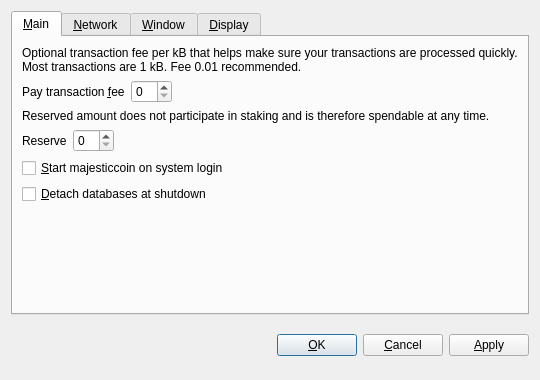
<?xml version="1.0" encoding="UTF-8"?>
<ui version="4.0">
 <class>OptionsDialog</class>
 <widget class="QDialog" name="OptionsDialog">
  <property name="geometry">
   <rect>
    <x>0</x>
    <y>0</y>
    <width>540</width>
    <height>380</height>
   </rect>
  </property>
  <property name="windowTitle">
   <string>Options</string>
  </property>
  <property name="modal">
   <bool>true</bool>
  </property>
  <layout class="QVBoxLayout" name="verticalLayout">
   <item>
    <widget class="QTabWidget" name="tabWidget">
     <property name="tabPosition">
      <enum>QTabWidget::North</enum>
     </property>
     <property name="currentIndex">
      <number>0</number>
     </property>
     <widget class="QWidget" name="tabMain">
      <attribute name="title">
       <string>&amp;Main</string>
      </attribute>
      <layout class="QVBoxLayout" name="verticalLayout_Main">
       <item>
        <widget class="QLabel" name="transactionFeeInfoLabel">
         <property name="text">
          <string>Optional transaction fee per kB that helps make sure your transactions are processed quickly. Most transactions are 1 kB. Fee 0.01 recommended.</string>
         </property>
         <property name="textFormat">
          <enum>Qt::PlainText</enum>
         </property>
         <property name="wordWrap">
          <bool>true</bool>
         </property>
        </widget>
       </item>
       <item>
        <layout class="QHBoxLayout" name="horizontalLayoutFee">
         <item>
          <widget class="QLabel" name="transactionFeeLabel">
           <property name="text">
            <string>Pay transaction &amp;fee</string>
           </property>
           <property name="textFormat">
            <enum>Qt::PlainText</enum>
           </property>
           <property name="buddy">
            <cstring>transactionFee</cstring>
           </property>
          </widget>
         </item>
         <item>
          <widget class="BitcoinAmountField" name="transactionFee"/>
         </item>
         <item>
          <spacer name="horizontalSpacerFee">
           <property name="orientation">
            <enum>Qt::Horizontal</enum>
           </property>
           <property name="sizeHint" stdset="0">
            <size>
             <width>40</width>
             <height>20</height>
            </size>
           </property>
          </spacer>
         </item>
        </layout>
       </item>
       <item>
        <widget class="QLabel" name="reserveBalanceInfoLabel">
         <property name="text">
          <string>Reserved amount does not participate in staking and is therefore spendable at any time.</string>
         </property>
         <property name="textFormat">
          <enum>Qt::PlainText</enum>
         </property>
         <property name="wordWrap">
          <bool>true</bool>
         </property>
        </widget>
       </item>
       <item>
        <layout class="QHBoxLayout" name="horizontalLayoutReserveBalance">
         <item>
          <widget class="QLabel" name="reserveBalanceLabel">
           <property name="text">
            <string>Reserve</string>
           </property>
           <property name="textFormat">
            <enum>Qt::PlainText</enum>
           </property>
           <property name="buddy">
            <cstring>reserveBalance</cstring>
           </property>
          </widget>
         </item>
         <item>
          <widget class="BitcoinAmountField" name="reserveBalance"/>
         </item>
         <item>
          <spacer name="horizontalSpacerReserveBalance">
           <property name="orientation">
            <enum>Qt::Horizontal</enum>
           </property>
           <property name="sizeHint" stdset="0">
            <size>
             <width>40</width>
             <height>20</height>
            </size>
           </property>
          </spacer>
         </item>
        </layout>
       </item>
       <item>
        <widget class="QCheckBox" name="bitcoinAtStartup">
         <property name="toolTip">
          <string>Automatically start majesticcoin after logging in to the system.</string>
         </property>
         <property name="text">
          <string>&amp;Start majesticcoin on system login</string>
         </property>
        </widget>
       </item>
       <item>
        <widget class="QCheckBox" name="detachDatabases">
         <property name="toolTip">
          <string>Detach block and address databases at shutdown. This means they can be moved to another data directory, but it slows down shutdown. The wallet is always detached.</string>
         </property>
         <property name="text">
          <string>&amp;Detach databases at shutdown</string>
         </property>
        </widget>
       </item>
       <item>
        <spacer name="verticalSpacer_Main">
         <property name="orientation">
          <enum>Qt::Vertical</enum>
         </property>
         <property name="sizeHint" stdset="0">
          <size>
           <width>20</width>
           <height>40</height>
          </size>
         </property>
        </spacer>
       </item>
      </layout>
     </widget>
     <widget class="QWidget" name="tabNetwork">
      <attribute name="title">
       <string>&amp;Network</string>
      </attribute>
      <layout class="QVBoxLayout" name="verticalLayout_Network">
       <item>
        <widget class="QCheckBox" name="mapPortUpnp">
         <property name="toolTip">
          <string>Automatically open the majesticcoin client port on the router. This only works when your router supports UPnP and it is enabled.</string>
         </property>
         <property name="text">
          <string>Map port using &amp;UPnP</string>
         </property>
        </widget>
       </item>
       <item>
        <widget class="QCheckBox" name="connectSocks">
         <property name="toolTip">
          <string>Connect to the majesticcoin network through a SOCKS proxy (e.g. when connecting through Tor).</string>
         </property>
         <property name="text">
          <string>&amp;Connect through SOCKS proxy:</string>
         </property>
        </widget>
       </item>
       <item>
        <layout class="QHBoxLayout" name="horizontalLayout_Network">
         <item>
          <widget class="QLabel" name="proxyIpLabel">
           <property name="text">
            <string>Proxy &amp;IP:</string>
           </property>
           <property name="textFormat">
            <enum>Qt::PlainText</enum>
           </property>
           <property name="buddy">
            <cstring>proxyIp</cstring>
           </property>
          </widget>
         </item>
         <item>
          <widget class="QValidatedLineEdit" name="proxyIp">
           <property name="maximumSize">
            <size>
             <width>140</width>
             <height>16777215</height>
            </size>
           </property>
           <property name="toolTip">
            <string>IP address of the proxy (e.g. 127.0.0.1)</string>
           </property>
          </widget>
         </item>
         <item>
          <widget class="QLabel" name="proxyPortLabel">
           <property name="text">
            <string>&amp;Port:</string>
           </property>
           <property name="textFormat">
            <enum>Qt::PlainText</enum>
           </property>
           <property name="buddy">
            <cstring>proxyPort</cstring>
           </property>
          </widget>
         </item>
         <item>
          <widget class="QLineEdit" name="proxyPort">
           <property name="maximumSize">
            <size>
             <width>55</width>
             <height>16777215</height>
            </size>
           </property>
           <property name="toolTip">
            <string>Port of the proxy (e.g. 9050)</string>
           </property>
          </widget>
         </item>
         <item>
          <widget class="QLabel" name="socksVersionLabel">
           <property name="text">
            <string>SOCKS &amp;Version:</string>
           </property>
           <property name="textFormat">
            <enum>Qt::PlainText</enum>
           </property>
           <property name="buddy">
            <cstring>socksVersion</cstring>
           </property>
          </widget>
         </item>
         <item>
          <widget class="QValueComboBox" name="socksVersion">
           <property name="toolTip">
            <string>SOCKS version of the proxy (e.g. 5)</string>
           </property>
          </widget>
         </item>
         <item>
          <spacer name="horizontalSpacer_Network">
           <property name="orientation">
            <enum>Qt::Horizontal</enum>
           </property>
           <property name="sizeHint" stdset="0">
            <size>
             <width>40</width>
             <height>20</height>
            </size>
           </property>
          </spacer>
         </item>
        </layout>
       </item>
       <item>
        <spacer name="verticalSpacer_Network">
         <property name="orientation">
          <enum>Qt::Vertical</enum>
         </property>
         <property name="sizeHint" stdset="0">
          <size>
           <width>20</width>
           <height>40</height>
          </size>
         </property>
        </spacer>
       </item>
      </layout>
     </widget>
     <widget class="QWidget" name="tabWindow">
      <attribute name="title">
       <string>&amp;Window</string>
      </attribute>
      <layout class="QVBoxLayout" name="verticalLayout_Window">
       <item>
        <widget class="QCheckBox" name="minimizeToTray">
         <property name="toolTip">
          <string>Show only a tray icon after minimizing the window.</string>
         </property>
         <property name="text">
          <string>&amp;Minimize to the tray instead of the taskbar</string>
         </property>
        </widget>
       </item>
       <item>
        <widget class="QCheckBox" name="minimizeOnClose">
         <property name="toolTip">
          <string>Minimize instead of exit the application when the window is closed. When this option is enabled, the application will be closed only after selecting Quit in the menu.</string>
         </property>
         <property name="text">
          <string>M&amp;inimize on close</string>
         </property>
        </widget>
       </item>
       <item>
        <spacer name="verticalSpacer_Window">
         <property name="orientation">
          <enum>Qt::Vertical</enum>
         </property>
         <property name="sizeHint" stdset="0">
          <size>
           <width>20</width>
           <height>40</height>
          </size>
         </property>
        </spacer>
       </item>
      </layout>
     </widget>
     <widget class="QWidget" name="tabDisplay">
      <attribute name="title">
       <string>&amp;Display</string>
      </attribute>
      <layout class="QVBoxLayout" name="verticalLayout_Display">
       <item>
        <layout class="QHBoxLayout" name="horizontalLayout_1_Display">
         <item>
          <widget class="QLabel" name="langLabel">
           <property name="text">
            <string>User Interface &amp;language:</string>
           </property>
           <property name="textFormat">
            <enum>Qt::PlainText</enum>
           </property>
           <property name="buddy">
            <cstring>lang</cstring>
           </property>
          </widget>
         </item>
         <item>
          <widget class="QValueComboBox" name="lang">
           <property name="toolTip">
            <string>The user interface language can be set here. This setting will take effect after restarting majesticcoin.</string>
           </property>
          </widget>
         </item>
        </layout>
       </item>
       <item>
        <layout class="QHBoxLayout" name="horizontalLayout_2_Display">
         <item>
          <widget class="QLabel" name="unitLabel">
           <property name="text">
            <string>&amp;Unit to show amounts in:</string>
           </property>
           <property name="textFormat">
            <enum>Qt::PlainText</enum>
           </property>
           <property name="buddy">
            <cstring>unit</cstring>
           </property>
          </widget>
         </item>
         <item>
          <widget class="QValueComboBox" name="unit">
           <property name="toolTip">
            <string>Choose the default subdivision unit to show in the interface and when sending coins.</string>
           </property>
          </widget>
         </item>
        </layout>
       </item>
       <item>
        <widget class="QCheckBox" name="displayAddresses">
         <property name="toolTip">
          <string>Whether to show majesticcoin addresses in the transaction list or not.</string>
         </property>
         <property name="text">
          <string>&amp;Display addresses in transaction list</string>
         </property>
        </widget>
       </item>
       <item>
        <widget class="QCheckBox" name="coinControlFeatures">
         <property name="toolTip">
          <string>Whether to show coin control features or not.</string>
         </property>
         <property name="text">
          <string>Display coin &amp;control features (experts only!)</string>
         </property>
        </widget>
       </item>
       <item>
        <spacer name="verticalSpacer_Display">
         <property name="orientation">
          <enum>Qt::Vertical</enum>
         </property>
         <property name="sizeHint" stdset="0">
          <size>
           <width>20</width>
           <height>40</height>
          </size>
         </property>
        </spacer>
       </item>
      </layout>
     </widget>
    </widget>
   </item>
   <item>
    <layout class="QHBoxLayout" name="horizontalLayout_Buttons">
     <item>
      <spacer name="horizontalSpacer_1">
       <property name="orientation">
        <enum>Qt::Horizontal</enum>
       </property>
       <property name="sizeHint" stdset="0">
        <size>
         <width>40</width>
         <height>48</height>
        </size>
       </property>
      </spacer>
     </item>
     <item>
      <widget class="QLabel" name="statusLabel">
       <property name="font">
        <font>
         <weight>75</weight>
         <bold>true</bold>
        </font>
       </property>
       <property name="text">
        <string/>
       </property>
       <property name="textFormat">
        <enum>Qt::PlainText</enum>
       </property>
       <property name="wordWrap">
        <bool>true</bool>
       </property>
      </widget>
     </item>
     <item>
      <spacer name="horizontalSpacer_2">
       <property name="orientation">
        <enum>Qt::Horizontal</enum>
       </property>
       <property name="sizeHint" stdset="0">
        <size>
         <width>40</width>
         <height>48</height>
        </size>
       </property>
      </spacer>
     </item>
     <item>
      <widget class="QPushButton" name="okButton">
       <property name="text">
        <string>&amp;OK</string>
       </property>
      </widget>
     </item>
     <item>
      <widget class="QPushButton" name="cancelButton">
       <property name="text">
        <string>&amp;Cancel</string>
       </property>
       <property name="autoDefault">
        <bool>false</bool>
       </property>
      </widget>
     </item>
     <item>
      <widget class="QPushButton" name="applyButton">
       <property name="text">
        <string>&amp;Apply</string>
       </property>
       <property name="autoDefault">
        <bool>false</bool>
       </property>
      </widget>
     </item>
    </layout>
   </item>
  </layout>
 </widget>
 <customwidgets>
  <customwidget>
   <class>BitcoinAmountField</class>
   <extends>QSpinBox</extends>
   <header>bitcoinamountfield.h</header>
  </customwidget>
  <customwidget>
   <class>QValueComboBox</class>
   <extends>QComboBox</extends>
   <header>qvaluecombobox.h</header>
  </customwidget>
  <customwidget>
   <class>QValidatedLineEdit</class>
   <extends>QLineEdit</extends>
   <header>qvalidatedlineedit.h</header>
  </customwidget>
 </customwidgets>
 <resources/>
 <connections/>
</ui>
